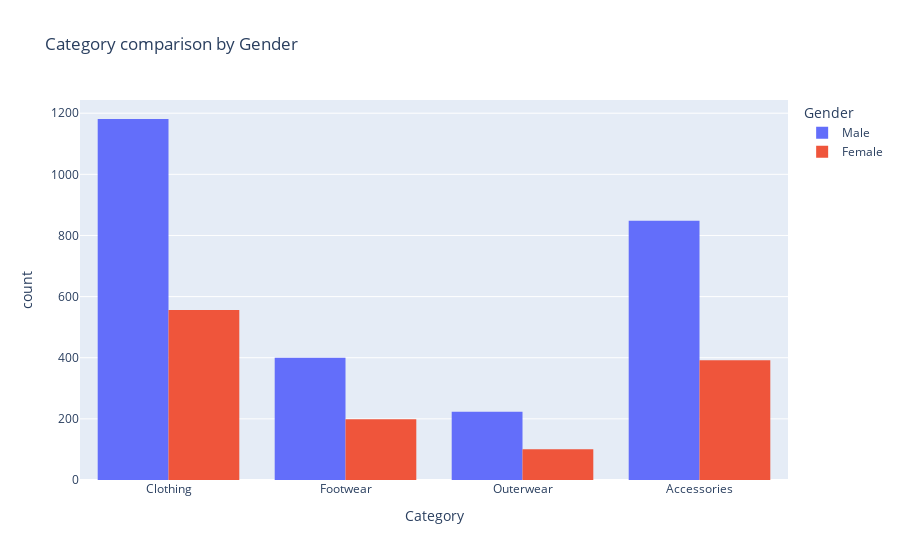

Write notebook code for a chart like this one.
### Code cell
px.histogram(df_cln, x='Category', color='Gender', barmode='group', title='Category comparison by Gender')

### Figure 1 — Plotly figure (JSON) as saved in the notebook; plotly's stock layout.template omitted (floating-point values rounded to 4 significant figures; data arrays with more than 128 entries replaced by an {"elided": "..."} marker saying what was removed)
{"data": [{"alignmentgroup": "True", "bingroup": "x", "hovertemplate": "Gender=Male<br>Category=%{x}<br>count=%{y}<extra></extra>", "legendgroup": "Male", "marker": {"color": "#636efa", "pattern": {"shape": ""}}, "name": "Male", "offsetgroup": "Male", "orientation": "v", "showlegend": true, "type": "histogram", "x": {"elided": "2652 str values"}, "xaxis": "x", "yaxis": "y"}, {"alignmentgroup": "True", "bingroup": "x", "hovertemplate": "Gender=Female<br>Category=%{x}<br>count=%{y}<extra></extra>", "legendgroup": "Female", "marker": {"color": "#EF553B", "pattern": {"shape": ""}}, "name": "Female", "offsetgroup": "Female", "orientation": "v", "showlegend": true, "type": "histogram", "x": {"elided": "1248 str values"}, "xaxis": "x", "yaxis": "y"}], "layout": {"barmode": "group", "legend": {"title": {"text": "Gender"}, "tracegroupgap": 0}, "title": {"text": "Category comparison by Gender"}, "xaxis": {"anchor": "y", "domain": [0, 1], "title": {"text": "Category"}}, "yaxis": {"anchor": "x", "domain": [0, 1], "title": {"text": "count"}}}}
